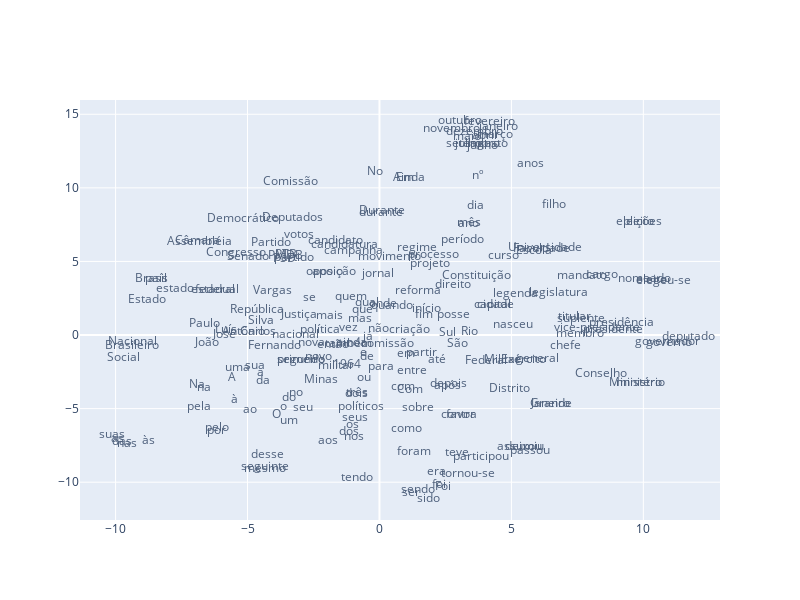

This figure's notebook cell:
### Code cell
plot_with_plotly(x_vals, y_vals, labels)

### Figure 1 — Plotly figure (JSON) as saved in the notebook; plotly's stock layout.template omitted (floating-point values rounded to 4 significant figures; data arrays with more than 128 entries replaced by an {"elided": "..."} marker saying what was removed)
{"data": [{"mode": "text", "opacity": 0.8, "text": {"elided": "201 str values"}, "type": "scatter", "x": {"elided": "201 float values"}, "y": {"elided": "201 float values"}}], "layout": {"autosize": false, "height": 600, "width": 800}}
